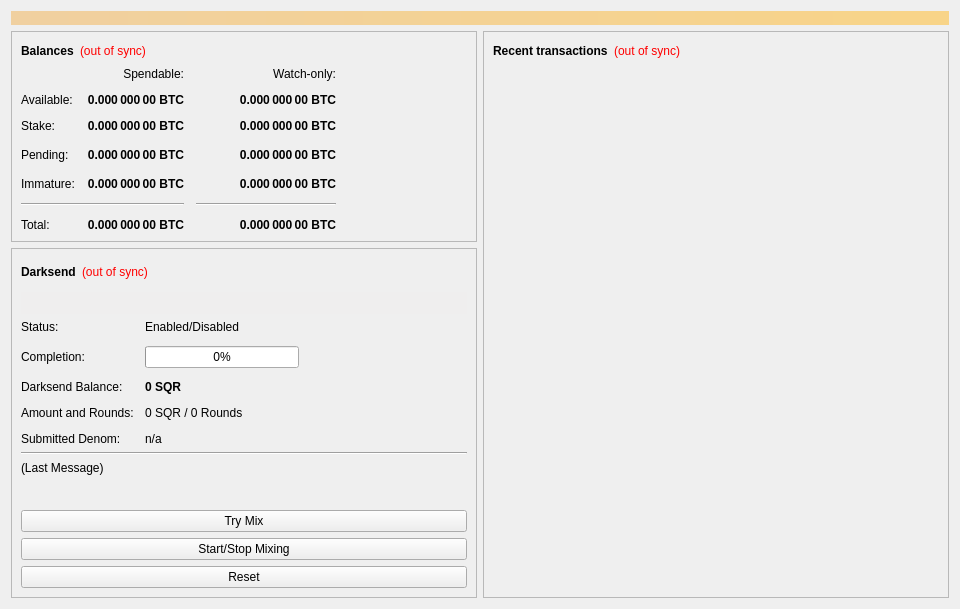
<?xml version="1.0" encoding="UTF-8"?>
<ui version="4.0">
 <class>OverviewPage</class>
 <widget class="QWidget" name="OverviewPage">
  <property name="geometry">
   <rect>
    <x>0</x>
    <y>0</y>
    <width>960</width>
    <height>594</height>
   </rect>
  </property>
  <property name="minimumSize">
   <size>
    <width>960</width>
    <height>0</height>
   </size>
  </property>
  <property name="windowTitle">
   <string>Form</string>
  </property>
  <layout class="QVBoxLayout" name="topLayout">
   <item>
    <widget class="QLabel" name="labelAlerts">
     <property name="visible">
      <bool>false</bool>
     </property>
     <property name="styleSheet">
      <string notr="true">background-color: qlineargradient(x1: 0, y1: 0, x2: 1, y2: 0, stop:0 #F0D0A0, stop:1 #F8D488); color:#000000;</string>
     </property>
     <property name="wordWrap">
      <bool>true</bool>
     </property>
     <property name="margin">
      <number>3</number>
     </property>
    </widget>
   </item>
   <item>
    <layout class="QHBoxLayout" name="horizontalLayout" stretch="1,1">
     <item>
      <layout class="QVBoxLayout" name="verticalLayout_2">
       <item>
        <widget class="QFrame" name="frame">
         <property name="frameShape">
          <enum>QFrame::StyledPanel</enum>
         </property>
         <property name="frameShadow">
          <enum>QFrame::Raised</enum>
         </property>
         <layout class="QVBoxLayout" name="verticalLayout_4">
          <item>
           <layout class="QHBoxLayout" name="horizontalLayout_4">
            <item>
             <widget class="QLabel" name="label_5">
              <property name="font">
               <font>
                <weight>75</weight>
                <bold>true</bold>
               </font>
              </property>
              <property name="text">
               <string>Balances</string>
              </property>
             </widget>
            </item>
            <item>
             <widget class="QLabel" name="labelWalletStatus">
              <property name="cursor">
               <cursorShape>WhatsThisCursor</cursorShape>
              </property>
              <property name="toolTip">
               <string>The displayed information may be out of date. Your wallet automatically synchronizes with the SQRcoin network after a connection is established, but this process has not completed yet.</string>
              </property>
              <property name="styleSheet">
               <string notr="true">QLabel { color: red; }</string>
              </property>
              <property name="text">
               <string notr="true">(out of sync)</string>
              </property>
              <property name="alignment">
               <set>Qt::AlignLeading|Qt::AlignLeft|Qt::AlignVCenter</set>
              </property>
             </widget>
            </item>
            <item>
             <spacer name="horizontalSpacer_3">
              <property name="orientation">
               <enum>Qt::Horizontal</enum>
              </property>
              <property name="sizeHint" stdset="0">
               <size>
                <width>40</width>
                <height>20</height>
               </size>
              </property>
             </spacer>
            </item>
           </layout>
          </item>
          <item>
           <layout class="QGridLayout" name="gridLayout">
            <property name="spacing">
             <number>12</number>
            </property>
            <item row="3" column="2">
             <widget class="QLabel" name="labelWatchPending">
              <property name="font">
               <font>
                <weight>75</weight>
                <bold>true</bold>
               </font>
              </property>
              <property name="cursor">
               <cursorShape>IBeamCursor</cursorShape>
              </property>
              <property name="toolTip">
               <string>Unconfirmed transactions to watch-only addresses</string>
              </property>
              <property name="text">
               <string notr="true">0.000 000 00 BTC</string>
              </property>
              <property name="alignment">
               <set>Qt::AlignRight|Qt::AlignTrailing|Qt::AlignVCenter</set>
              </property>
              <property name="textInteractionFlags">
               <set>Qt::LinksAccessibleByMouse|Qt::TextSelectableByKeyboard|Qt::TextSelectableByMouse</set>
              </property>
             </widget>
            </item>
            <item row="3" column="1">
             <widget class="QLabel" name="labelUnconfirmed">
              <property name="font">
               <font>
                <weight>75</weight>
                <bold>true</bold>
               </font>
              </property>
              <property name="cursor">
               <cursorShape>IBeamCursor</cursorShape>
              </property>
              <property name="toolTip">
               <string>Total of transactions that have yet to be confirmed, and do not yet count toward the spendable balance</string>
              </property>
              <property name="text">
               <string notr="true">0.000 000 00 BTC</string>
              </property>
              <property name="alignment">
               <set>Qt::AlignRight|Qt::AlignTrailing|Qt::AlignVCenter</set>
              </property>
              <property name="textInteractionFlags">
               <set>Qt::LinksAccessibleByMouse|Qt::TextSelectableByKeyboard|Qt::TextSelectableByMouse</set>
              </property>
             </widget>
            </item>
            <item row="4" column="2">
             <widget class="QLabel" name="labelWatchImmature">
              <property name="font">
               <font>
                <weight>75</weight>
                <bold>true</bold>
               </font>
              </property>
              <property name="cursor">
               <cursorShape>IBeamCursor</cursorShape>
              </property>
              <property name="toolTip">
               <string>Mined balance in watch-only addresses that has not yet matured</string>
              </property>
              <property name="text">
               <string notr="true">0.000 000 00 BTC</string>
              </property>
              <property name="alignment">
               <set>Qt::AlignRight|Qt::AlignTrailing|Qt::AlignVCenter</set>
              </property>
              <property name="textInteractionFlags">
               <set>Qt::LinksAccessibleByMouse|Qt::TextSelectableByKeyboard|Qt::TextSelectableByMouse</set>
              </property>
             </widget>
            </item>
            <item row="5" column="0" colspan="2">
             <widget class="Line" name="lineSpendableBalance">
              <property name="orientation">
               <enum>Qt::Horizontal</enum>
              </property>
             </widget>
            </item>
            <item row="5" column="2">
             <widget class="Line" name="lineWatchBalance">
              <property name="sizePolicy">
               <sizepolicy hsizetype="Preferred" vsizetype="Fixed">
                <horstretch>0</horstretch>
                <verstretch>0</verstretch>
               </sizepolicy>
              </property>
              <property name="minimumSize">
               <size>
                <width>140</width>
                <height>0</height>
               </size>
              </property>
              <property name="orientation">
               <enum>Qt::Horizontal</enum>
              </property>
             </widget>
            </item>
            <item row="6" column="0">
             <widget class="QLabel" name="labelTotalText">
              <property name="text">
               <string>Total:</string>
              </property>
             </widget>
            </item>
            <item row="4" column="1">
             <widget class="QLabel" name="labelImmature">
              <property name="font">
               <font>
                <weight>75</weight>
                <bold>true</bold>
               </font>
              </property>
              <property name="cursor">
               <cursorShape>IBeamCursor</cursorShape>
              </property>
              <property name="toolTip">
               <string>Mined balance that has not yet matured</string>
              </property>
              <property name="text">
               <string notr="true">0.000 000 00 BTC</string>
              </property>
              <property name="alignment">
               <set>Qt::AlignRight|Qt::AlignTrailing|Qt::AlignVCenter</set>
              </property>
              <property name="textInteractionFlags">
               <set>Qt::LinksAccessibleByMouse|Qt::TextSelectableByKeyboard|Qt::TextSelectableByMouse</set>
              </property>
             </widget>
            </item>
            <item row="3" column="3">
             <spacer name="horizontalSpacer_2">
              <property name="orientation">
               <enum>Qt::Horizontal</enum>
              </property>
              <property name="sizeHint" stdset="0">
               <size>
                <width>40</width>
                <height>20</height>
               </size>
              </property>
             </spacer>
            </item>
            <item row="4" column="0">
             <widget class="QLabel" name="labelImmatureText">
              <property name="text">
               <string>Immature:</string>
              </property>
             </widget>
            </item>
            <item row="6" column="1">
             <widget class="QLabel" name="labelTotal">
              <property name="font">
               <font>
                <weight>75</weight>
                <bold>true</bold>
               </font>
              </property>
              <property name="cursor">
               <cursorShape>IBeamCursor</cursorShape>
              </property>
              <property name="toolTip">
               <string>Your current total balance</string>
              </property>
              <property name="text">
               <string notr="true">0.000 000 00 BTC</string>
              </property>
              <property name="alignment">
               <set>Qt::AlignRight|Qt::AlignTrailing|Qt::AlignVCenter</set>
              </property>
              <property name="textInteractionFlags">
               <set>Qt::LinksAccessibleByMouse|Qt::TextSelectableByKeyboard|Qt::TextSelectableByMouse</set>
              </property>
             </widget>
            </item>
            <item row="6" column="2">
             <widget class="QLabel" name="labelWatchTotal">
              <property name="font">
               <font>
                <weight>75</weight>
                <bold>true</bold>
               </font>
              </property>
              <property name="cursor">
               <cursorShape>IBeamCursor</cursorShape>
              </property>
              <property name="toolTip">
               <string>Current total balance in watch-only addresses</string>
              </property>
              <property name="text">
               <string notr="true">0.000 000 00 BTC</string>
              </property>
              <property name="alignment">
               <set>Qt::AlignRight|Qt::AlignTrailing|Qt::AlignVCenter</set>
              </property>
              <property name="textInteractionFlags">
               <set>Qt::LinksAccessibleByMouse|Qt::TextSelectableByKeyboard|Qt::TextSelectableByMouse</set>
              </property>
             </widget>
            </item>
            <item row="0" column="2">
             <widget class="QLabel" name="labelWatchonly">
              <property name="text">
               <string>Watch-only:</string>
              </property>
              <property name="alignment">
               <set>Qt::AlignRight|Qt::AlignTrailing|Qt::AlignVCenter</set>
              </property>
             </widget>
            </item>
            <item row="1" column="0">
             <widget class="QLabel" name="labelBalanceText">
              <property name="text">
               <string>Available:</string>
              </property>
             </widget>
            </item>
            <item row="1" column="1">
             <widget class="QLabel" name="labelBalance">
              <property name="font">
               <font>
                <weight>75</weight>
                <bold>true</bold>
               </font>
              </property>
              <property name="cursor">
               <cursorShape>IBeamCursor</cursorShape>
              </property>
              <property name="toolTip">
               <string>Your current spendable balance</string>
              </property>
              <property name="text">
               <string notr="true">0.000 000 00 BTC</string>
              </property>
              <property name="alignment">
               <set>Qt::AlignRight|Qt::AlignTrailing|Qt::AlignVCenter</set>
              </property>
              <property name="textInteractionFlags">
               <set>Qt::LinksAccessibleByMouse|Qt::TextSelectableByKeyboard|Qt::TextSelectableByMouse</set>
              </property>
             </widget>
            </item>
            <item row="2" column="0">
             <widget class="QLabel" name="label_10">
              <property name="text">
               <string>Stake:</string>
              </property>
             </widget>
            </item>
            <item row="2" column="1">
             <widget class="QLabel" name="labelStake">
              <property name="font">
               <font>
                <weight>75</weight>
                <bold>true</bold>
               </font>
              </property>
              <property name="cursor">
               <cursorShape>IBeamCursor</cursorShape>
              </property>
              <property name="toolTip">
               <string>Total of coins that was staked, and do not yet count toward the current balance</string>
              </property>
              <property name="text">
               <string notr="true">0.000 000 00 BTC</string>
              </property>
              <property name="alignment">
               <set>Qt::AlignRight|Qt::AlignTrailing|Qt::AlignVCenter</set>
              </property>
              <property name="textInteractionFlags">
               <set>Qt::LinksAccessibleByMouse|Qt::TextSelectableByKeyboard|Qt::TextSelectableByMouse</set>
              </property>
             </widget>
            </item>
            <item row="2" column="2">
             <widget class="QLabel" name="labelWatchStake">
              <property name="font">
               <font>
                <weight>75</weight>
                <bold>true</bold>
               </font>
              </property>
              <property name="cursor">
               <cursorShape>IBeamCursor</cursorShape>
              </property>
              <property name="toolTip">
               <string>Total of coins that was staked in watch-only addresses, and do not yet count toward the current watch-only balance</string>
              </property>
              <property name="text">
               <string notr="true">0.000 000 00 BTC</string>
              </property>
              <property name="alignment">
               <set>Qt::AlignRight|Qt::AlignTrailing|Qt::AlignVCenter</set>
              </property>
              <property name="textInteractionFlags">
               <set>Qt::LinksAccessibleByMouse|Qt::TextSelectableByKeyboard|Qt::TextSelectableByMouse</set>
              </property>
             </widget>
            </item>
            <item row="1" column="2">
             <widget class="QLabel" name="labelWatchAvailable">
              <property name="font">
               <font>
                <weight>75</weight>
                <bold>true</bold>
               </font>
              </property>
              <property name="cursor">
               <cursorShape>IBeamCursor</cursorShape>
              </property>
              <property name="toolTip">
               <string>Your current balance in watch-only addresses</string>
              </property>
              <property name="text">
               <string notr="true">0.000 000 00 BTC</string>
              </property>
              <property name="alignment">
               <set>Qt::AlignRight|Qt::AlignTrailing|Qt::AlignVCenter</set>
              </property>
              <property name="textInteractionFlags">
               <set>Qt::LinksAccessibleByMouse|Qt::TextSelectableByKeyboard|Qt::TextSelectableByMouse</set>
              </property>
             </widget>
            </item>
            <item row="3" column="0">
             <widget class="QLabel" name="labelPendingText">
              <property name="text">
               <string>Pending:</string>
              </property>
             </widget>
            </item>
            <item row="0" column="1">
             <widget class="QLabel" name="labelSpendable">
              <property name="text">
               <string>Spendable:</string>
              </property>
              <property name="alignment">
               <set>Qt::AlignRight|Qt::AlignTrailing|Qt::AlignVCenter</set>
              </property>
             </widget>
            </item>
           </layout>
          </item>
         </layout>
        </widget>
       </item>
       <item>
        <widget class="QFrame" name="frameDarksend">
         <property name="sizePolicy">
          <sizepolicy hsizetype="Expanding" vsizetype="Expanding">
           <horstretch>0</horstretch>
           <verstretch>0</verstretch>
          </sizepolicy>
         </property>
         <property name="minimumSize">
          <size>
           <width>0</width>
           <height>350</height>
          </size>
         </property>
         <property name="layoutDirection">
          <enum>Qt::LeftToRight</enum>
         </property>
         <property name="frameShape">
          <enum>QFrame::StyledPanel</enum>
         </property>
         <property name="frameShadow">
          <enum>QFrame::Raised</enum>
         </property>
         <layout class="QVBoxLayout" name="verticalLayout_5">
          <item>
           <layout class="QHBoxLayout" name="horizontalLayout_5">
            <item>
             <widget class="QLabel" name="label_2">
              <property name="font">
               <font>
                <weight>75</weight>
                <bold>true</bold>
               </font>
              </property>
              <property name="text">
               <string>Darksend</string>
              </property>
             </widget>
            </item>
            <item>
             <widget class="QLabel" name="labelDarksendSyncStatus">
              <property name="toolTip">
               <string>The displayed information may be out of date. Your wallet automatically synchronizes with the SQRcoin network after a connection is established, but this process has not completed yet.</string>
              </property>
              <property name="styleSheet">
               <string notr="true">QLabel { color: red; }</string>
              </property>
              <property name="text">
               <string notr="true">(out of sync)</string>
              </property>
              <property name="alignment">
               <set>Qt::AlignLeading|Qt::AlignLeft|Qt::AlignVCenter</set>
              </property>
             </widget>
            </item>
            <item>
             <spacer name="horizontalSpacer_4">
              <property name="orientation">
               <enum>Qt::Horizontal</enum>
              </property>
              <property name="sizeHint" stdset="0">
               <size>
                <width>40</width>
                <height>20</height>
               </size>
              </property>
             </spacer>
            </item>
           </layout>
          </item>
          <item>
           <widget class="QPushButton" name="runAutoDenom">
            <property name="palette">
             <palette>
              <active>
               <colorrole role="WindowText">
                <brush brushstyle="SolidPattern">
                 <color alpha="255">
                  <red>0</red>
                  <green>0</green>
                  <blue>0</blue>
                 </color>
                </brush>
               </colorrole>
               <colorrole role="Button">
                <brush brushstyle="SolidPattern">
                 <color alpha="255">
                  <red>239</red>
                  <green>238</green>
                  <blue>238</blue>
                 </color>
                </brush>
               </colorrole>
               <colorrole role="Light">
                <brush brushstyle="SolidPattern">
                 <color alpha="255">
                  <red>255</red>
                  <green>255</green>
                  <blue>255</blue>
                 </color>
                </brush>
               </colorrole>
               <colorrole role="Midlight">
                <brush brushstyle="SolidPattern">
                 <color alpha="255">
                  <red>247</red>
                  <green>246</green>
                  <blue>246</blue>
                 </color>
                </brush>
               </colorrole>
               <colorrole role="Dark">
                <brush brushstyle="SolidPattern">
                 <color alpha="255">
                  <red>119</red>
                  <green>119</green>
                  <blue>119</blue>
                 </color>
                </brush>
               </colorrole>
               <colorrole role="Mid">
                <brush brushstyle="SolidPattern">
                 <color alpha="255">
                  <red>159</red>
                  <green>159</green>
                  <blue>159</blue>
                 </color>
                </brush>
               </colorrole>
               <colorrole role="Text">
                <brush brushstyle="SolidPattern">
                 <color alpha="255">
                  <red>0</red>
                  <green>0</green>
                  <blue>0</blue>
                 </color>
                </brush>
               </colorrole>
               <colorrole role="BrightText">
                <brush brushstyle="SolidPattern">
                 <color alpha="255">
                  <red>255</red>
                  <green>255</green>
                  <blue>255</blue>
                 </color>
                </brush>
               </colorrole>
               <colorrole role="ButtonText">
                <brush brushstyle="SolidPattern">
                 <color alpha="255">
                  <red>0</red>
                  <green>0</green>
                  <blue>0</blue>
                 </color>
                </brush>
               </colorrole>
               <colorrole role="Base">
                <brush brushstyle="SolidPattern">
                 <color alpha="255">
                  <red>255</red>
                  <green>255</green>
                  <blue>255</blue>
                 </color>
                </brush>
               </colorrole>
               <colorrole role="Window">
                <brush brushstyle="SolidPattern">
                 <color alpha="255">
                  <red>239</red>
                  <green>238</green>
                  <blue>238</blue>
                 </color>
                </brush>
               </colorrole>
               <colorrole role="Shadow">
                <brush brushstyle="SolidPattern">
                 <color alpha="255">
                  <red>0</red>
                  <green>0</green>
                  <blue>0</blue>
                 </color>
                </brush>
               </colorrole>
               <colorrole role="AlternateBase">
                <brush brushstyle="SolidPattern">
                 <color alpha="255">
                  <red>247</red>
                  <green>246</green>
                  <blue>246</blue>
                 </color>
                </brush>
               </colorrole>
               <colorrole role="ToolTipBase">
                <brush brushstyle="SolidPattern">
                 <color alpha="255">
                  <red>255</red>
                  <green>255</green>
                  <blue>220</blue>
                 </color>
                </brush>
               </colorrole>
               <colorrole role="ToolTipText">
                <brush brushstyle="SolidPattern">
                 <color alpha="255">
                  <red>0</red>
                  <green>0</green>
                  <blue>0</blue>
                 </color>
                </brush>
               </colorrole>
              </active>
              <inactive>
               <colorrole role="WindowText">
                <brush brushstyle="SolidPattern">
                 <color alpha="255">
                  <red>0</red>
                  <green>0</green>
                  <blue>0</blue>
                 </color>
                </brush>
               </colorrole>
               <colorrole role="Button">
                <brush brushstyle="SolidPattern">
                 <color alpha="255">
                  <red>239</red>
                  <green>238</green>
                  <blue>238</blue>
                 </color>
                </brush>
               </colorrole>
               <colorrole role="Light">
                <brush brushstyle="SolidPattern">
                 <color alpha="255">
                  <red>255</red>
                  <green>255</green>
                  <blue>255</blue>
                 </color>
                </brush>
               </colorrole>
               <colorrole role="Midlight">
                <brush brushstyle="SolidPattern">
                 <color alpha="255">
                  <red>247</red>
                  <green>246</green>
                  <blue>246</blue>
                 </color>
                </brush>
               </colorrole>
               <colorrole role="Dark">
                <brush brushstyle="SolidPattern">
                 <color alpha="255">
                  <red>119</red>
                  <green>119</green>
                  <blue>119</blue>
                 </color>
                </brush>
               </colorrole>
               <colorrole role="Mid">
                <brush brushstyle="SolidPattern">
                 <color alpha="255">
                  <red>159</red>
                  <green>159</green>
                  <blue>159</blue>
                 </color>
                </brush>
               </colorrole>
               <colorrole role="Text">
                <brush brushstyle="SolidPattern">
                 <color alpha="255">
                  <red>0</red>
                  <green>0</green>
                  <blue>0</blue>
                 </color>
                </brush>
               </colorrole>
               <colorrole role="BrightText">
                <brush brushstyle="SolidPattern">
                 <color alpha="255">
                  <red>255</red>
                  <green>255</green>
                  <blue>255</blue>
                 </color>
                </brush>
               </colorrole>
               <colorrole role="ButtonText">
                <brush brushstyle="SolidPattern">
                 <color alpha="255">
                  <red>0</red>
                  <green>0</green>
                  <blue>0</blue>
                 </color>
                </brush>
               </colorrole>
               <colorrole role="Base">
                <brush brushstyle="SolidPattern">
                 <color alpha="255">
                  <red>255</red>
                  <green>255</green>
                  <blue>255</blue>
                 </color>
                </brush>
               </colorrole>
               <colorrole role="Window">
                <brush brushstyle="SolidPattern">
                 <color alpha="255">
                  <red>239</red>
                  <green>238</green>
                  <blue>238</blue>
                 </color>
                </brush>
               </colorrole>
               <colorrole role="Shadow">
                <brush brushstyle="SolidPattern">
                 <color alpha="255">
                  <red>0</red>
                  <green>0</green>
                  <blue>0</blue>
                 </color>
                </brush>
               </colorrole>
               <colorrole role="AlternateBase">
                <brush brushstyle="SolidPattern">
                 <color alpha="255">
                  <red>247</red>
                  <green>246</green>
                  <blue>246</blue>
                 </color>
                </brush>
               </colorrole>
               <colorrole role="ToolTipBase">
                <brush brushstyle="SolidPattern">
                 <color alpha="255">
                  <red>255</red>
                  <green>255</green>
                  <blue>220</blue>
                 </color>
                </brush>
               </colorrole>
               <colorrole role="ToolTipText">
                <brush brushstyle="SolidPattern">
                 <color alpha="255">
                  <red>0</red>
                  <green>0</green>
                  <blue>0</blue>
                 </color>
                </brush>
               </colorrole>
              </inactive>
              <disabled>
               <colorrole role="WindowText">
                <brush brushstyle="SolidPattern">
                 <color alpha="255">
                  <red>119</red>
                  <green>119</green>
                  <blue>119</blue>
                 </color>
                </brush>
               </colorrole>
               <colorrole role="Button">
                <brush brushstyle="SolidPattern">
                 <color alpha="255">
                  <red>239</red>
                  <green>238</green>
                  <blue>238</blue>
                 </color>
                </brush>
               </colorrole>
               <colorrole role="Light">
                <brush brushstyle="SolidPattern">
                 <color alpha="255">
                  <red>255</red>
                  <green>255</green>
                  <blue>255</blue>
                 </color>
                </brush>
               </colorrole>
               <colorrole role="Midlight">
                <brush brushstyle="SolidPattern">
                 <color alpha="255">
                  <red>247</red>
                  <green>246</green>
                  <blue>246</blue>
                 </color>
                </brush>
               </colorrole>
               <colorrole role="Dark">
                <brush brushstyle="SolidPattern">
                 <color alpha="255">
                  <red>119</red>
                  <green>119</green>
                  <blue>119</blue>
                 </color>
                </brush>
               </colorrole>
               <colorrole role="Mid">
                <brush brushstyle="SolidPattern">
                 <color alpha="255">
                  <red>159</red>
                  <green>159</green>
                  <blue>159</blue>
                 </color>
                </brush>
               </colorrole>
               <colorrole role="Text">
                <brush brushstyle="SolidPattern">
                 <color alpha="255">
                  <red>119</red>
                  <green>119</green>
                  <blue>119</blue>
                 </color>
                </brush>
               </colorrole>
               <colorrole role="BrightText">
                <brush brushstyle="SolidPattern">
                 <color alpha="255">
                  <red>255</red>
                  <green>255</green>
                  <blue>255</blue>
                 </color>
                </brush>
               </colorrole>
               <colorrole role="ButtonText">
                <brush brushstyle="SolidPattern">
                 <color alpha="255">
                  <red>119</red>
                  <green>119</green>
                  <blue>119</blue>
                 </color>
                </brush>
               </colorrole>
               <colorrole role="Base">
                <brush brushstyle="SolidPattern">
                 <color alpha="255">
                  <red>239</red>
                  <green>238</green>
                  <blue>238</blue>
                 </color>
                </brush>
               </colorrole>
               <colorrole role="Window">
                <brush brushstyle="SolidPattern">
                 <color alpha="255">
                  <red>239</red>
                  <green>238</green>
                  <blue>238</blue>
                 </color>
                </brush>
               </colorrole>
               <colorrole role="Shadow">
                <brush brushstyle="SolidPattern">
                 <color alpha="255">
                  <red>0</red>
                  <green>0</green>
                  <blue>0</blue>
                 </color>
                </brush>
               </colorrole>
               <colorrole role="AlternateBase">
                <brush brushstyle="SolidPattern">
                 <color alpha="255">
                  <red>239</red>
                  <green>238</green>
                  <blue>238</blue>
                 </color>
                </brush>
               </colorrole>
               <colorrole role="ToolTipBase">
                <brush brushstyle="SolidPattern">
                 <color alpha="255">
                  <red>255</red>
                  <green>255</green>
                  <blue>220</blue>
                 </color>
                </brush>
               </colorrole>
               <colorrole role="ToolTipText">
                <brush brushstyle="SolidPattern">
                 <color alpha="255">
                  <red>0</red>
                  <green>0</green>
                  <blue>0</blue>
                 </color>
                </brush>
               </colorrole>
              </disabled>
             </palette>
            </property>
            <property name="focusPolicy">
             <enum>Qt::NoFocus</enum>
            </property>
            <property name="autoFillBackground">
             <bool>true</bool>
            </property>
            <property name="text">
             <string/>
            </property>
            <property name="flat">
             <bool>true</bool>
            </property>
           </widget>
          </item>
          <item>
           <layout class="QFormLayout" name="formLayout">
            <property name="fieldGrowthPolicy">
             <enum>QFormLayout::AllNonFixedFieldsGrow</enum>
            </property>
            <property name="horizontalSpacing">
             <number>11</number>
            </property>
            <property name="verticalSpacing">
             <number>12</number>
            </property>
            <item row="0" column="0">
             <widget class="QLabel" name="label_6">
              <property name="text">
               <string>Status:</string>
              </property>
             </widget>
            </item>
            <item row="1" column="0">
             <widget class="QLabel" name="label_7">
              <property name="text">
               <string>Completion:</string>
              </property>
             </widget>
            </item>
            <item row="1" column="1">
             <widget class="QProgressBar" name="darksendProgress">
              <property name="maximumSize">
               <size>
                <width>154</width>
                <height>16777215</height>
               </size>
              </property>
              <property name="value">
               <number>0</number>
              </property>
             </widget>
            </item>
            <item row="3" column="0">
             <widget class="QLabel" name="labelAnonymizedText">
              <property name="text">
               <string>Darksend Balance:</string>
              </property>
             </widget>
            </item>
            <item row="3" column="1">
             <widget class="QLabel" name="labelAnonymized">
              <property name="font">
               <font>
                <weight>75</weight>
                <bold>true</bold>
               </font>
              </property>
              <property name="text">
               <string notr="true">0 SQR</string>
              </property>
             </widget>
            </item>
            <item row="4" column="0">
             <widget class="QLabel" name="label_8">
              <property name="text">
               <string>Amount and Rounds:</string>
              </property>
             </widget>
            </item>
            <item row="4" column="1">
             <widget class="QLabel" name="labelAmountRounds">
              <property name="text">
               <string>0 SQR / 0 Rounds</string>
              </property>
             </widget>
            </item>
            <item row="5" column="0">
             <widget class="QLabel" name="label_9">
              <property name="text">
               <string>Submitted Denom:</string>
              </property>
             </widget>
            </item>
            <item row="5" column="1">
             <widget class="QLabel" name="labelSubmittedDenom">
              <property name="toolTip">
               <string>The denominations you submitted to the Masternode.&lt;br&gt;To mix, other users must submit the exact same denominations.</string>
              </property>
              <property name="text">
               <string>n/a</string>
              </property>
             </widget>
            </item>
            <item row="0" column="1">
             <widget class="QLabel" name="darksendEnabled">
              <property name="text">
               <string>Enabled/Disabled</string>
              </property>
             </widget>
            </item>
           </layout>
          </item>
          <item>
           <widget class="Line" name="lineLastMessage">
            <property name="orientation">
             <enum>Qt::Horizontal</enum>
            </property>
           </widget>
          </item>
          <item>
           <widget class="QLabel" name="darksendStatus">
            <property name="minimumSize">
             <size>
              <width>288</width>
              <height>43</height>
             </size>
            </property>
            <property name="text">
             <string>(Last Message)</string>
            </property>
            <property name="alignment">
             <set>Qt::AlignLeading|Qt::AlignLeft|Qt::AlignTop</set>
            </property>
            <property name="wordWrap">
             <bool>true</bool>
            </property>
           </widget>
          </item>
          <item>
           <widget class="QPushButton" name="darksendAuto">
            <property name="sizePolicy">
             <sizepolicy hsizetype="MinimumExpanding" vsizetype="Fixed">
              <horstretch>0</horstretch>
              <verstretch>0</verstretch>
             </sizepolicy>
            </property>
            <property name="toolTip">
             <string>Try to manually submit a Darksend request.</string>
            </property>
            <property name="text">
             <string>Try Mix</string>
            </property>
           </widget>
          </item>
          <item>
           <widget class="QPushButton" name="toggleDarksend">
            <property name="sizePolicy">
             <sizepolicy hsizetype="MinimumExpanding" vsizetype="Fixed">
              <horstretch>0</horstretch>
              <verstretch>0</verstretch>
             </sizepolicy>
            </property>
            <property name="text">
             <string>Start/Stop Mixing</string>
            </property>
           </widget>
          </item>
          <item>
           <widget class="QPushButton" name="darksendReset">
            <property name="sizePolicy">
             <sizepolicy hsizetype="MinimumExpanding" vsizetype="Fixed">
              <horstretch>0</horstretch>
              <verstretch>0</verstretch>
             </sizepolicy>
            </property>
            <property name="toolTip">
             <string>Reset the current status of Darksend (can interrupt Darksend if it's in the process of Mixing, which can cost you money!)</string>
            </property>
            <property name="autoFillBackground">
             <bool>false</bool>
            </property>
            <property name="text">
             <string>Reset</string>
            </property>
           </widget>
          </item>
         </layout>
        </widget>
       </item>
       <item>
        <spacer name="verticalSpacer">
         <property name="orientation">
          <enum>Qt::Vertical</enum>
         </property>
         <property name="sizeHint" stdset="0">
          <size>
           <width>20</width>
           <height>40</height>
          </size>
         </property>
        </spacer>
       </item>
      </layout>
     </item>
     <item>
      <layout class="QVBoxLayout" name="verticalLayout_3">
       <item>
        <widget class="QFrame" name="frame_2">
         <property name="frameShape">
          <enum>QFrame::StyledPanel</enum>
         </property>
         <property name="frameShadow">
          <enum>QFrame::Raised</enum>
         </property>
         <layout class="QVBoxLayout" name="verticalLayout">
          <item>
           <layout class="QHBoxLayout" name="horizontalLayout_2">
            <item>
             <widget class="QLabel" name="label_4">
              <property name="font">
               <font>
                <weight>75</weight>
                <bold>true</bold>
               </font>
              </property>
              <property name="text">
               <string>Recent transactions</string>
              </property>
             </widget>
            </item>
            <item>
             <widget class="QLabel" name="labelTransactionsStatus">
              <property name="cursor">
               <cursorShape>WhatsThisCursor</cursorShape>
              </property>
              <property name="toolTip">
               <string>The displayed information may be out of date. Your wallet automatically synchronizes with the SQRcoin network after a connection is established, but this process has not completed yet.</string>
              </property>
              <property name="styleSheet">
               <string notr="true">QLabel { color: red; }</string>
              </property>
              <property name="text">
               <string notr="true">(out of sync)</string>
              </property>
              <property name="alignment">
               <set>Qt::AlignRight|Qt::AlignTrailing|Qt::AlignVCenter</set>
              </property>
             </widget>
            </item>
            <item>
             <spacer name="horizontalSpacer">
              <property name="orientation">
               <enum>Qt::Horizontal</enum>
              </property>
              <property name="sizeHint" stdset="0">
               <size>
                <width>40</width>
                <height>20</height>
               </size>
              </property>
             </spacer>
            </item>
           </layout>
          </item>
          <item>
           <widget class="QListView" name="listTransactions">
            <property name="styleSheet">
             <string notr="true">QListView { background: transparent; }</string>
            </property>
            <property name="frameShape">
             <enum>QFrame::NoFrame</enum>
            </property>
            <property name="verticalScrollBarPolicy">
             <enum>Qt::ScrollBarAlwaysOff</enum>
            </property>
            <property name="horizontalScrollBarPolicy">
             <enum>Qt::ScrollBarAlwaysOff</enum>
            </property>
            <property name="selectionMode">
             <enum>QAbstractItemView::NoSelection</enum>
            </property>
           </widget>
          </item>
         </layout>
        </widget>
       </item>
      </layout>
     </item>
    </layout>
   </item>
  </layout>
 </widget>
 <resources/>
 <connections/>
</ui>
